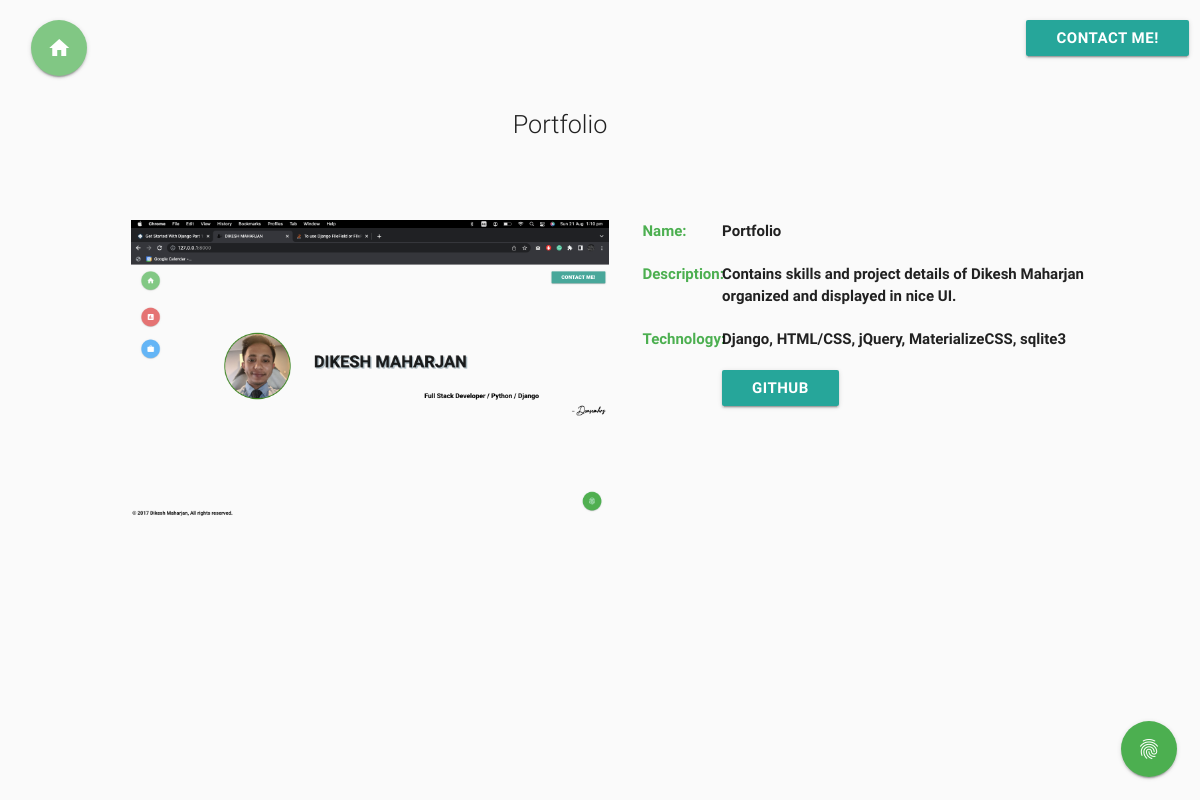
/projects/3/, run on the app's committed database.
### projects/models.py (models this page shows)
class Project(models.Model):
    title=models.CharField( max_length=100)
    description=models.TextField()
    technology=models.CharField(max_length=100)
    image=models.FilePathField(path="/img/",editable=False)
    githublink=models.CharField(max_length=100,default="#")

### projects/views.py (the view)
# urls.py: path('<int:pk>/',views.project_detail,name="project_details")
def project_detail(request,pk):
    project_detail=Project.objects.get(pk=pk)
    context={
        'project' : project_detail
    }
    return render(request,'projects/projectdetails.html',context)

### projects/templates/projects/projectdetails.html (shortened to what this page needs)
{% extends "base.html" %} {% load static %} {% block content %}
<div class="row" style="height: 90px">
  <h4 class="hiremetitle flow-text center" style="margin-right: 200px">
    {{project.title}}
  </h4>
</div>
<div class="row">
  <div class="col s5">
    <img src="{% static project.image %}" width="100%" style="" />
  </div>
  <div class="col s5">
    <div class="row">
      <div class="col green-text s2">Name:</div>
      <div class="col s10">{{project.title}}</div>
    </div>
    <div class="row">
      <div class="col green-text s2">Description:</div>
      <div class="col s10">{{project.description}}</div>
    </div>
    <div class="row">
        <div class="col green-text s2">Technology:</div>
        <div class="col s10">{{project.technology}}</div>
    </div>
    <div class="row">
        <div class="col blue-text s2"></div>
        <div class="col s10"><a href="{{project.githublink}}" class="waves-effect waves-light btn" >Github</a></div>
    </div>
  </div>
</div>
{% endblock content%}

### helloworld/static/css/home.css (style rules this page uses)
html { font-family: "Roboto", sans-serif; font-weight: 600; }

### data on the page
Project: title "Portfolio", image (picture), description "Contains skills and project details of Dikesh Maharjan organized and displayed in nice UI.", technology "Django, HTML/CSS, jQuery, MaterializeCSS, sqlite3"
